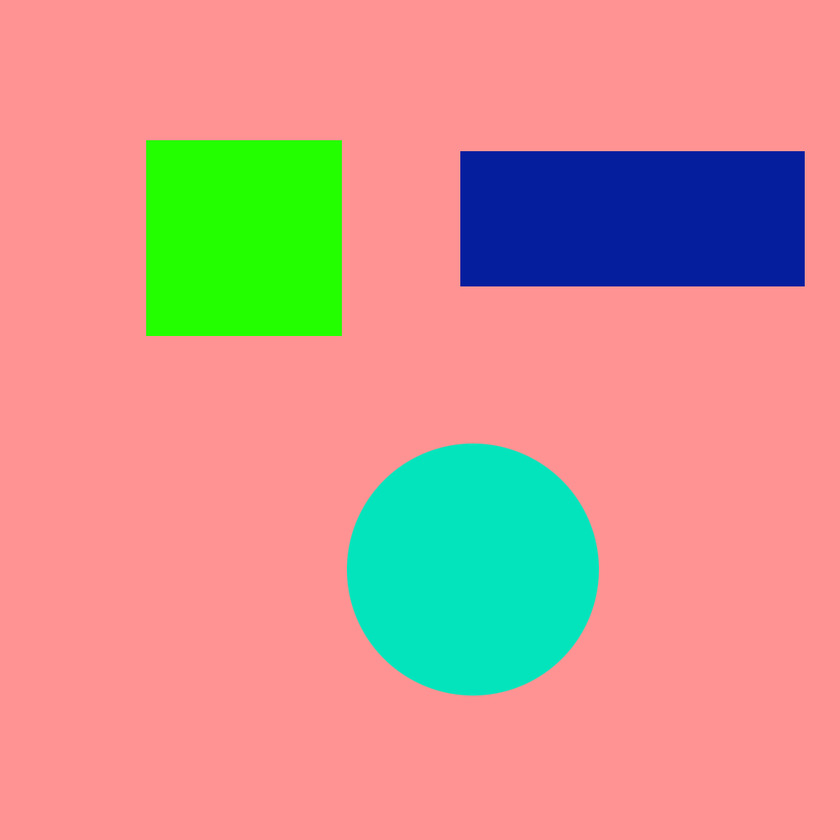
#> input picture assets/imgs/img.png, 840 x 840 px, shrunk from 1000 x 1000 before the run
$ python main.py
#> lines starting #> are read from the running program, lines starting #| are printed output that depends on the picture
import cv2

# read img
path = r'assets/imgs/img.png'
img = cv2.imread(path)
#> img is the input picture: shape (840, 840, 3); mean B, G, R 142.6, 150.9, 208.8

# split chanel from img
B, G, R = cv2.split(img)
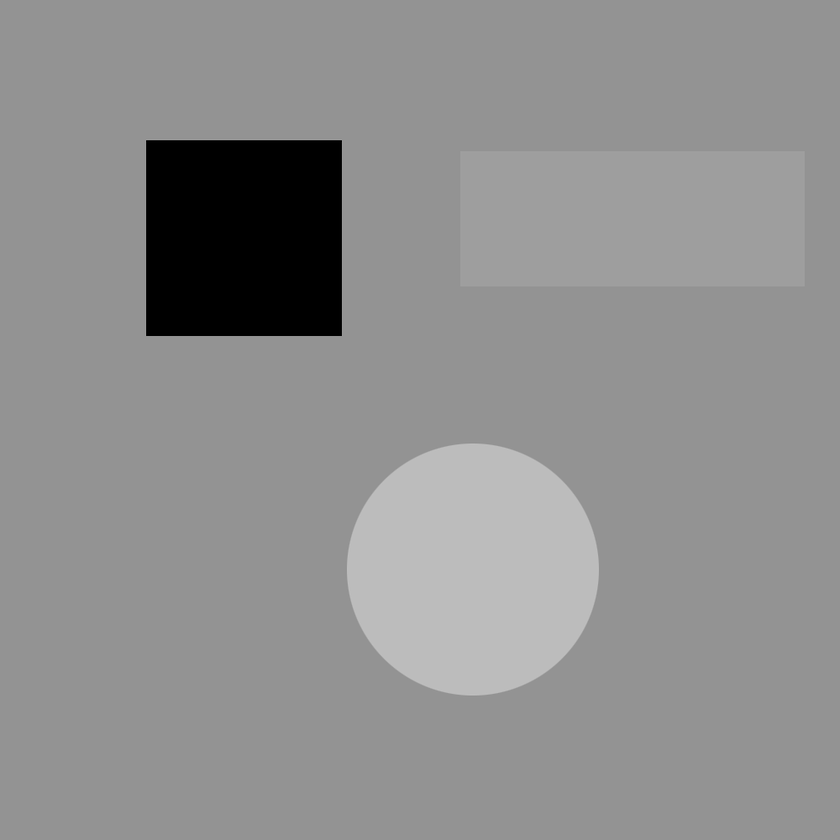
#> B: shape (840, 840); min 0, max 192, mean 142.6
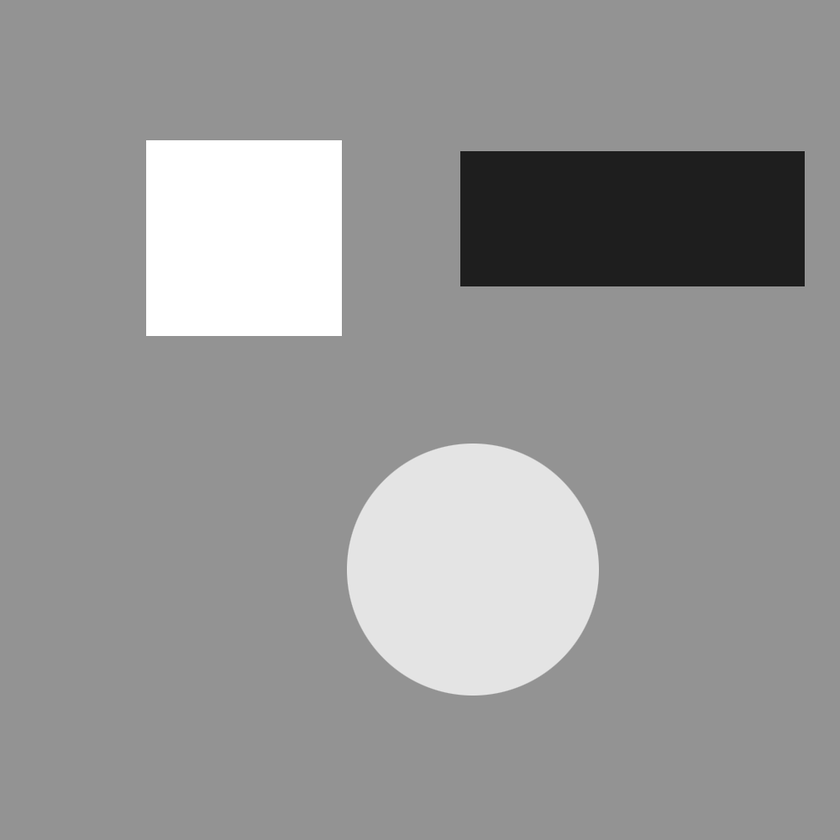
#> G: shape (840, 840); min 9, max 255, mean 150.9
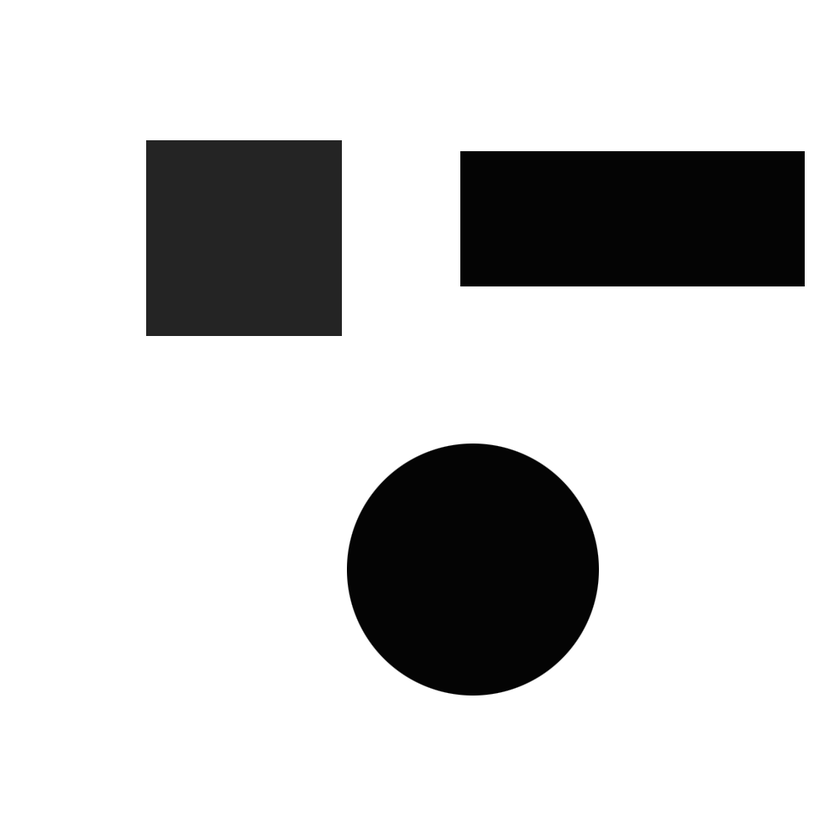
#> R: shape (840, 840); min 0, max 255, mean 208.8

# show img
cv2.imshow('Demo', img)

# write img with chanel
pathB = r'assets/imgs/imgB.png'
pathG = r'assets/imgs/imgG.png'
pathR = r'assets/imgs/imgR.png'
cv2.imwrite(pathB, B)
cv2.imwrite(pathG, G)
cv2.imwrite(pathR, R)

# bitwise
pathTest = r'assets/imgs/imgT.png'
and_img = cv2.bitwise_and(B, G)
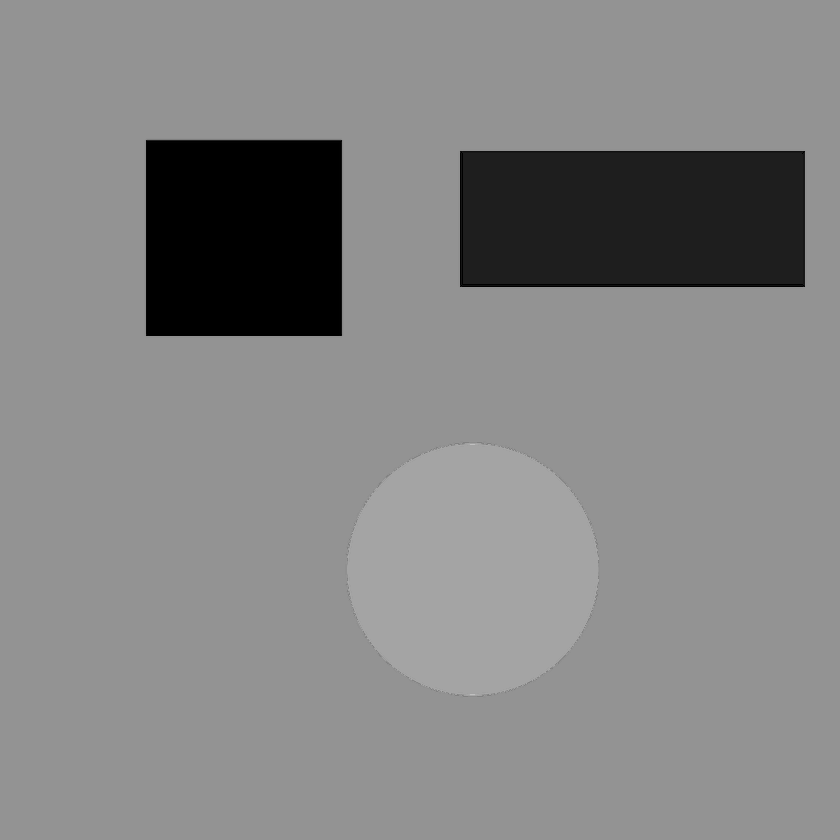
#> and_img: shape (840, 840); min 0, max 192, mean 132.3
cv2.imwrite(pathTest, and_img)

# Esc key
if cv2.waitKey() & 0xff == 27:
#> (key Esc is pressed here)
    cv2.destroyAllWindows()
